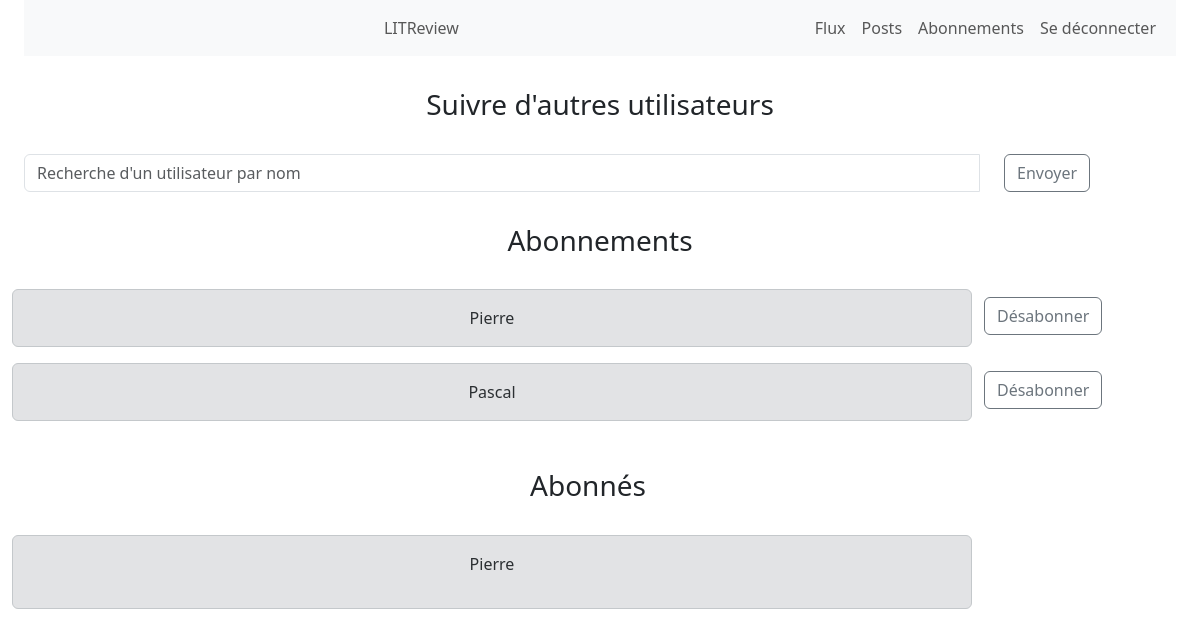
Screenshot of /subscribe-page/ (signed in) with the database file from the repository.
### blog/models.py (models this page shows, shortened)
class UserFollows(models.Model):
    user = models.ForeignKey(settings.AUTH_USER_MODEL,
                             on_delete=models.CASCADE, related_name='user')
    followed_user = models.ForeignKey(settings.AUTH_USER_MODEL,
                                      on_delete=models.CASCADE, related_name='followed_user')
    class Meta:
        unique_together = ('user', 'followed_user', )

### authenticate/models.py (models this page shows)
class User(AbstractUser):
    pass

### blog/views.py (the view, shortened to what this page needs)
@login_required
def subscription_main_page(request):
    user = get_user_model()
    exist = User.objects.exclude(pk=request.user.id)
    following_user = models.UserFollows.objects.filter(
        user=request.user)
    followed_by_user = models.UserFollows.objects.filter(
        followed_user=request.user)
    message = None
    return render(request, "blog/subscription-page.html",
                  context={'following_user': following_user,
                           'followed_by_user': followed_by_user,
                           'exist': exist, 'message': message})

### blog/templates/blog/subscription-page.html (shortened to what this page needs)
{% extends 'base.html' %}
{% load crispy_forms_tags %}
{% block content %}
<div class="container-fluid">
    <h3 class="text-center p-3 my-3">Suivre d'autres utilisateurs</h3>
    {% include 'blog/subscribe.html' %}
</div>
<h3 class="text-center p-3 my-3">Abonnements</h3>
<div class='container-fluid row '>
    {% include 'blog/display-subscribers.html' %}
</div>
{% endblock content %}

### blog/templates/blog/display-subscribers.html (shortened to what this page needs)
{% for user_follows  in following_user %}
    <div class="alert alert-secondary col-lg-10">
        <div class=" text-center">
        {{user_follows.followed_user}}
        </div>
    </div>
    {% include 'blog/unsubscribe.html' %}
    {% endfor %}
<h3 class="text-center p-3 my-3">Abonnés</h3>
{% for username in followed_by_user %}
    <div class="alert alert-secondary col-lg-10">
        <p class="text-center">{{username.user}}</p>
    </div>
{% endfor %}

### blog/templates/blog/unsubscribe.html (shortened to what this page needs)
    <div class="col-lg-2 mt-2">
        <form method="POST" action= "{% url 'unsubscribe' user_follows.id %}">
            <button type='submit'  class="btn btn-outline-secondary"  id="button-addon2">Désabonner</button>
        </form>
    </div>

### blog/static/blog/styles.css (style rules this page uses)
:root { --star-size: 30px; --star-color: #ada9a9; --star-background: #fc0; }

### rows the page displays
UserFollows: followed_user "Pierre"
UserFollows: followed_user "Pascal"
UserFollows: user "Pierre"
